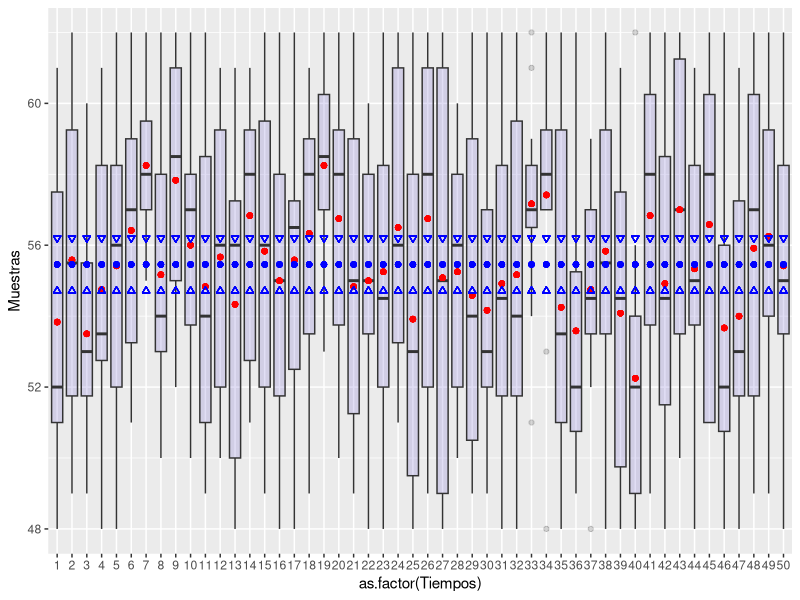

Write the R code that produced this figure.
library(ggplot2)

Pob = round(runif(100, min=48, max=62))

#Pob = round(rnorm(100, mean=55, sd=7))

np = 12

Muestras = c()
Tiempos = c()
Medias = c()
medias = c()

for (i in 1:50){
   muestra = sample(Pob, np, replace=F)
   t = rep(i,np)
   Muestras = c(Muestras, muestra)
   m  = mean(muestra)
   medias = c(medias, m)
   Tiempos = c(Tiempos, t)
   Medias = c(Medias, rep(m, np))
}

med = mean(medias)
media = rep(med, 12*50)
sd1 = sd(medias)/sqrt(np)
SD1 = rep(med - 2*sd1, 12*50)
SD2 = rep(med + 2*sd1, 12*50)

datos = data.frame(Tiempos, Muestras, Medias, media, SD1)

p = ggplot(datos, aes(as.factor(Tiempos), Muestras)) + geom_boxplot(fill="slateblue", alpha=0.2) + geom_point(aes(as.factor(Tiempos), Medias), col='red') +
    geom_point(aes(as.factor(Tiempos), media), col='blue') + geom_point(aes(as.factor(Tiempos), SD1), col='blue', shape=24) +
    geom_point(aes(as.factor(Tiempos), SD2), col='blue', shape=25)

print(p)

num = abs(medias - med) < 2*sd1

print(sum(num)*100/50)





